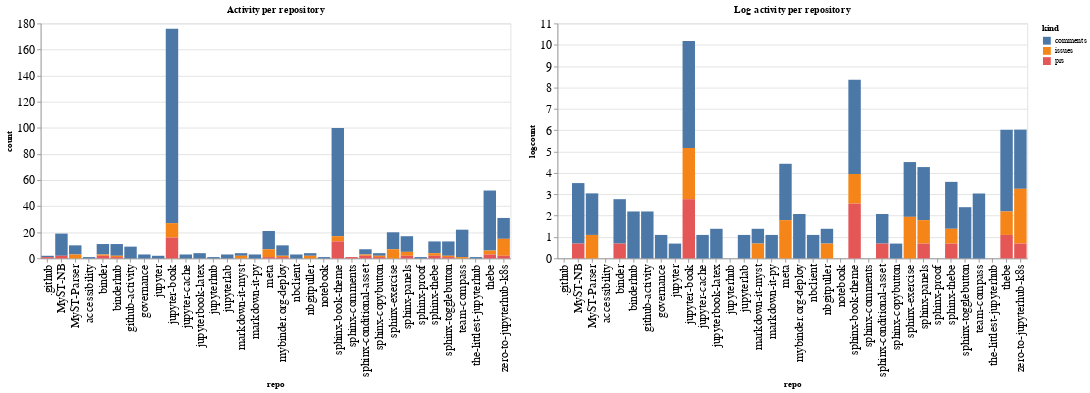

Notebook code cell kept with this figure:
### Code cell
ch1 = alt.Chart(repo_summaries, width=600, title="Activity per repository").mark_bar().encode(
    x='repo',
    y='count',
    color='kind',
    tooltip="kind"
)

ch2 = alt.Chart(repo_summaries, width=600, title="Log activity per repository").mark_bar().encode(
    x='repo',
    y='logcount',
    color='kind',
    tooltip="kind"
)

ch1 | ch2

### Figure 1 — Vega-Lite specification as saved in the notebook (floating-point values rounded to 4 significant figures)
{"config": {"axisLeft": {"labelFontSize": 15}, "axisBottom": {"labelFontSize": 15}}, "hconcat": [{"mark": "bar", "encoding": {"color": {"type": "nominal", "field": "kind"}, "tooltip": {"type": "nominal", "field": "kind"}, "x": {"type": "nominal", "field": "repo"}, "y": {"type": "quantitative", "field": "count"}}, "title": "Activity per repository", "width": 600}, {"mark": "bar", "encoding": {"color": {"type": "nominal", "field": "kind"}, "tooltip": {"type": "nominal", "field": "kind"}, "x": {"type": "nominal", "field": "repo"}, "y": {"type": "quantitative", "field": "logcount"}}, "title": "Log activity per repository", "width": 600}], "data": {"name": "data-4828b4adb919a09a91c65462d512a676"}, "$schema": "https://vega.github.io/schema/vega-lite/v4.8.1.json", "datasets": {"data-4828b4adb919a09a91c65462d512a676": [{"repo": ".github", "kind": "comments", "count": 1, "logcount": 0.0}, {"repo": ".github", "kind": "prs", "count": 1, "logcount": 0.0}, {"repo": "MyST-NB", "kind": "comments", "count": 17, "logcount": 2.833}, {"repo": "MyST-NB", "kind": "prs", "count": 2, "logcount": 0.6931}, {"repo": "MyST-Parser", "kind": "comments", "count": 7, "logcount": 1.946}, {"repo": "MyST-Parser", "kind": "issues", "count": 3, "logcount": 1.099}, {"repo": "accessibility", "kind": "comments", "count": 1, "logcount": 0.0}, {"repo": "binder", "kind": "comments", "count": 8, "logcount": 2.079}, {"repo": "binder", "kind": "issues", "count": 1, "logcount": 0.0}, {"repo": "binder", "kind": "prs", "count": 2, "logcount": 0.6931}, {"repo": "binderhub", "kind": "comments", "count": 9, "logcount": 2.197}, {"repo": "binderhub", "kind": "issues", "count": 1, "logcount": 0.0}, {"repo": "binderhub", "kind": "prs", "count": 1, "logcount": 0.0}, {"repo": "github-activity", "kind": "comments", "count": 9, "logcount": 2.197}, {"repo": "governance", "kind": "comments", "count": 3, "logcount": 1.099}, {"repo": "jupyter", "kind": "comments", "count": 2, "logcount": 0.6931}, {"repo": "jupyter-book", "kind": "comments", "count": 149, "logcount": 5.004}, {"repo": "jupyter-book", "kind": "issues", "count": 11, "logcount": 2.398}, {"repo": "jupyter-book", "kind": "prs", "count": 16, "logcount": 2.773}, {"repo": "jupyter-cache", "kind": "comments", "count": 3, "logcount": 1.099}, {"repo": "jupyterbook-latex", "kind": "comments", "count": 4, "logcount": 1.386}, {"repo": "jupyterhub", "kind": "comments", "count": 1, "logcount": 0.0}, {"repo": "jupyterlab", "kind": "comments", "count": 3, "logcount": 1.099}, {"repo": "markdown-it-myst", "kind": "comments", "count": 2, "logcount": 0.6931}, {"repo": "markdown-it-myst", "kind": "issues", "count": 2, "logcount": 0.6931}, {"repo": "markdown-it-py", "kind": "comments", "count": 3, "logcount": 1.099}, {"repo": "meta", "kind": "comments", "count": 14, "logcount": 2.639}, {"repo": "meta", "kind": "issues", "count": 6, "logcount": 1.792}, {"repo": "meta", "kind": "prs", "count": 1, "logcount": 0.0}, {"repo": "mybinder.org-deploy", "kind": "comments", "count": 8, "logcount": 2.079}, {"repo": "mybinder.org-deploy", "kind": "issues", "count": 1, "logcount": 0.0}, {"repo": "mybinder.org-deploy", "kind": "prs", "count": 1, "logcount": 0.0}, {"repo": "nbclient", "kind": "comments", "count": 3, "logcount": 1.099}, {"repo": "nbgitpuller", "kind": "comments", "count": 2, "logcount": 0.6931}, {"repo": "nbgitpuller", "kind": "issues", "count": 2, "logcount": 0.6931}, {"repo": "notebook", "kind": "comments", "count": 1, "logcount": 0.0}, {"repo": "sphinx-book-theme", "kind": "comments", "count": 83, "logcount": 4.419}, {"repo": "sphinx-book-theme", "kind": "issues", "count": 4, "logcount": 1.386}, {"repo": "sphinx-book-theme", "kind": "prs", "count": 13, "logcount": 2.565}, {"repo": "sphinx-comments", "kind": "prs", "count": 1, "logcount": 0.0}, {"repo": "sphinx-conditional-asset", "kind": "comments", "count": 4, "logcount": 1.386}, {"repo": "sphinx-conditional-asset", "kind": "issues", "count": 1, "logcount": 0.0}, {"repo": "sphinx-conditional-asset", "kind": "prs", "count": 2, "logcount": 0.6931}, {"repo": "sphinx-copybutton", "kind": "comments", "count": 2, "logcount": 0.6931}, {"repo": "sphinx-copybutton", "kind": "issues", "count": 1, "logcount": 0.0}, {"repo": "sphinx-copybutton", "kind": "prs", "count": 1, "logcount": 0.0}, {"repo": "sphinx-exercise", "kind": "comments", "count": 13, "logcount": 2.565}, {"repo": "sphinx-exercise", "kind": "issues", "count": 7, "logcount": 1.946}, {"repo": "sphinx-panels", "kind": "comments", "count": 12, "logcount": 2.485}, {"repo": "sphinx-panels", "kind": "issues", "count": 3, "logcount": 1.099}, {"repo": "sphinx-panels", "kind": "prs", "count": 2, "logcount": 0.6931}, {"repo": "sphinx-proof", "kind": "comments", "count": 1, "logcount": 0.0}, {"repo": "sphinx-thebe", "kind": "comments", "count": 9, "logcount": 2.197}, {"repo": "sphinx-thebe", "kind": "issues", "count": 2, "logcount": 0.6931}, {"repo": "sphinx-thebe", "kind": "prs", "count": 2, "logcount": 0.6931}, {"repo": "sphinx-togglebutton", "kind": "comments", "count": 11, "logcount": 2.398}, {"repo": "sphinx-togglebutton", "kind": "issues", "count": 1, "logcount": 0.0}, {"repo": "sphinx-togglebutton", "kind": "prs", "count": 1, "logcount": 0.0}, {"repo": "team-compass", "kind": "comments", "count": 21, "logcount": 3.045}, {"repo": "team-compass", "kind": "issues", "count": 1, "logcount": 0.0}, {"repo": "the-littlest-jupyterhub", "kind": "comments", "count": 1, "logcount": 0.0}, {"repo": "thebe", "kind": "comments", "count": 46, "logcount": 3.829}, {"repo": "thebe", "kind": "issues", "count": 3, "logcount": 1.099}, {"repo": "thebe", "kind": "prs", "count": 3, "logcount": 1.099}, {"repo": "zero-to-jupyterhub-k8s", "kind": "comments", "count": 16, "logcount": 2.773}, {"repo": "zero-to-jupyterhub-k8s", "kind": "issues", "count": 13, "logcount": 2.565}, {"repo": "zero-to-jupyterhub-k8s", "kind": "prs", "count": 2, "logcount": 0.6931}]}}
